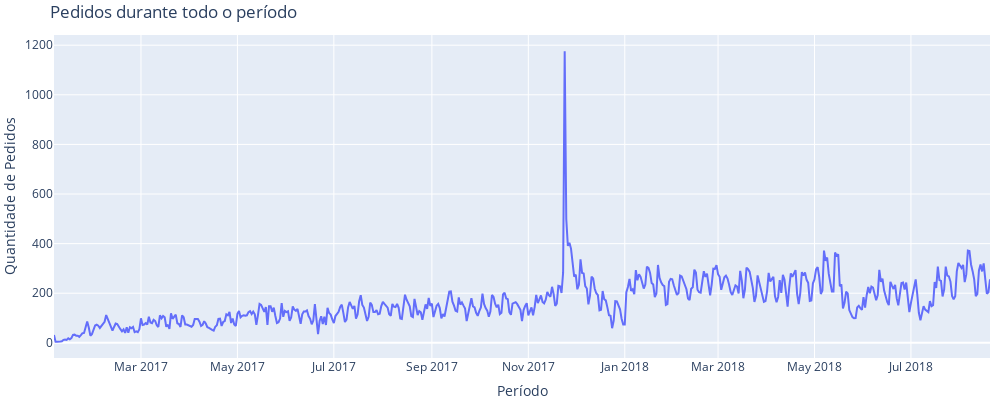

The notebook cell this image was saved under:
### Code cell
fig = exibirGrafico(tsPurchase, x='date', y='count', type='line', title = 'Pedidos durante todo o período', \
                    width = 1000, height = 400, xlabel = 'Período', ylabel = 'Quantidade de Pedidos')

fig.show()

### Figure 1 — Plotly figure (JSON) as saved in the notebook; plotly's stock layout.template omitted (floating-point values rounded to 4 significant figures; data arrays with more than 128 entries replaced by an {"elided": "..."} marker saying what was removed)
{"data": [{"type": "scatter", "x": {"elided": "593 str values"}, "y": {"elided": "593 int values"}}], "layout": {"autosize": false, "height": 400, "margin": {"b": 0, "l": 10, "r": 10, "t": 35}, "title": {"text": "<span>Pedidos durante todo o período</span>"}, "width": 1000, "xaxis": {"title": {"text": "<span>Período</span>"}}, "yaxis": {"title": {"text": "<span>Quantidade de Pedidos</span>"}}}}
